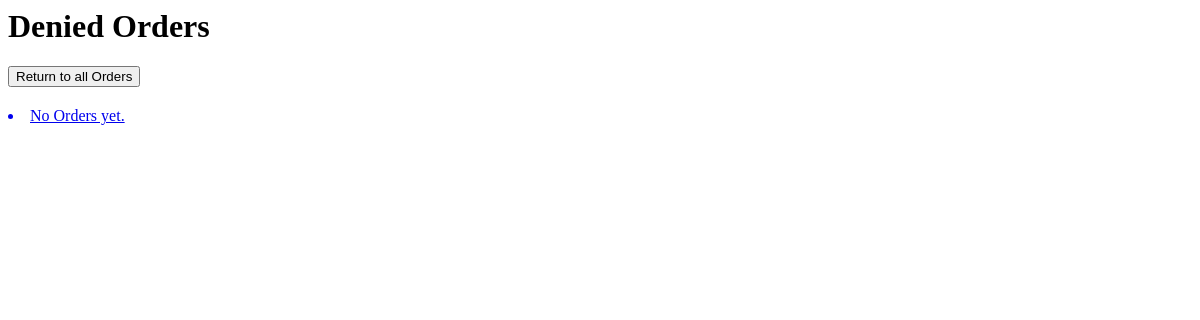
Before: /orders/denied with the older database file.
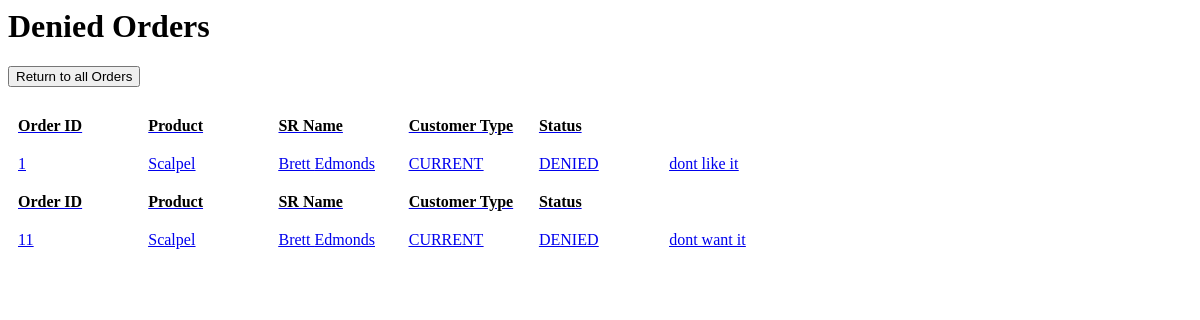
After: the same page with the newer database file.
### orders/models.py (models this page shows, shortened)
class Order(models.Model):
    def validate_true(value):
        if value is False:
            raise ValidationError("You must accept the disclaimer to submit the order.")
    product = models.ForeignKey(
        product_models.Product,
        on_delete=models.SET_NULL,
        null=True
    )
    SR_first_name = models.CharField(max_length=35)
    SR_last_name = models.CharField(max_length=35)
    SR_phone_number = models.PositiveIntegerField(validators=[MaxValueValidator(9999999999)])
    SM_first_name = models.CharField(max_length=35)
    SM_last_name = models.CharField(max_length=35)
    SR_email = models.EmailField(max_length=254)
    physician = models.CharField(max_length=70)
    hospital = models.CharField(max_length=70)
    cust_choices = ( #Choices for the customer type dropdown menu
        ("CURRENT", "Current"),
        ("NEW", "New"),
        ("CONVERSION", "Conversion")
    )
    customer_type = models.CharField(max_length=10, choices=cust_choices, default="CURRENT")
    clinical_need = models.CharField(max_length=200)
    category_choices = (
		("Cervical/Trauma", "Cervical/Trauma"),
		("Interbody Fusion and Vertebral Body Replacement", "Interbody Fusion and Vertebral Body Replacement"),
		("Thoracolumbar", "Thoracolumbar"),
		("MAST", "MAST"),
		("General Instruments", "General Instruments"),
		("New Product", "New Product")
	)
    instrument_category = models.CharField(max_length=47, choices=category_choices, null=True)
    description = models.TextField()
    size = models.CharField(max_length = 120, default = "Standard")
    quantity = models.PositiveIntegerField()
    type_choices = (
		("Simple Modification - Make from Scratch", "Simple Modification - Make from Scratch"),
		("Minor Mod to Standard Device", "Minor Mod to Standard Device"),
		("Complex Design - Requires Predicate", "Complex Design - Requires Predicate"),
		("Complex Assembly - Many Components", "Complex Assembly - Many Components"),
		("New Product", "New Product")
	)
    instrument_type = models.CharField(max_length=39, choices=type_choices, null=True, help_text=
        ("Simple Modification - Make from Scratch: $750-1250. "
        "Minor Mod to Standard Device: $1000-$2000. "
        "Complex Design - Requires Predicate: $1750-$3000. "
        "Complex Assembly - Many Components: $3000-$4500."))
    handle_choices = (
		("1.9 Inch Ball w/ Impact Cap","1.9 Inch Ball w/ Impact Cap"),
		("4.8 Inch Ergonomic Inline","4.8 Inch Ergonomic Inline"),
		("4.75 Inch Tapered w/ Impact Cap","4.75 Inch Tapered w/ Impact Cap"),
		("6 Inch Ergonomic Inline w/ Impact Cap","6 Inch Ergonomic Inline w/ Impact Cap"),
		("4 Inch Cervical Inline w/Impact Cap","4 Inch Cervical Inline w/Impact Cap"),
		("New Product", "New Product"),
		("Not Applicable", "Not Applicable")
	)
    instrument_handle = models.CharField(max_length=37, choices=handle_choices, null=True)
    disclaimer = models.BooleanField(validators=[validate_true], help_text=
        "I agree to submit this request form to my manager for approval.  If actual cost exceeds maximum price range, I will be notified with adjusted price prior to manufacturing with no obligation to continue.")
    status_choices = ( # Allowed status types
        ("SUBMITTED", "Submitted"),
        ("APPROVED", "Approved"),
        ("DENIED", "Denied"),
        ("IN PROGRESS", "In Progress"),
        ("SHIPPED", "Shipped"),
        ("COMPLETED", "Completed")
    )
    status = models.CharField(max_length=11, choices=status_choices, default="SUBMITTED")
    is_reordered = models.BooleanField(default=False)
    num_reorders = models.PositiveIntegerField(default=0)
    parent_reorder = models.ForeignKey('self', on_delete=models.SET_NULL, null=True, default=None)
    denial_reason = models.TextField(default = "")

### products/models.py (models this page shows)
class Product(models.Model):
	name = models.CharField(max_length = 360, default = "New Product")
	description = models.TextField()
	price = models.DecimalField(max_digits=100, decimal_places=2)
	image = models.ImageField(upload_to='media', default="default.jpeg")
	part_number = models.CharField(max_length = 360, default = "X0000000")
	category_choices = (
		("Cervical/Trauma", "Cervical/Trauma"),
		("Interbody Fusion and Vertebral Body Replacement", "Interbody Fusion and Vertebral Body Replacement"),
		("Thoracolumbar", "Thoracolumbar"),
		("MAST", "MAST"),
		("General Instruments", "General Instruments"),
		("New Product", "New Product")
	)
	category = models.CharField(max_length=47, choices=category_choices, null=True)
	size = models.CharField(max_length = 120, default = "Standard")
	handle_choices = (
		("1.9 Inch Ball w/ Impact Cap","1.9 Inch Ball w/ Impact Cap"),
		("4.8 Inch Ergonomic Inline","4.8 Inch Ergonomic Inline"),
		("4.75 Inch Tapered w/ Impact Cap","4.75 Inch Tapered w/ Impact Cap"),
		("6 Inch Ergonomic Inline w/ Impact Cap","6 Inch Ergonomic Inline w/ Impact Cap"),
		("4 Inch Cervical Inline w/Impact Cap","4 Inch Cervical Inline w/Impact Cap"),
		("New Product", "New Product"),
		("Not Applicable", "Not Applicable")
	)
	handle = models.CharField(max_length=37, choices=handle_choices, null=True)
	type_choices = (
		("Simple Modification - Make from Scratch", "Simple Modification - Make from Scratch"),
		("Minor Mod to Standard Device", "Minor Mod to Standard Device"),
		("Complex Design - Requires Predicate", "Complex Design - Requires Predicate"),
		("Complex Assembly - Many Components", "Complex Assembly - Many Components"),
		("New Product", "New Product")
	)
	product_type = models.CharField(max_length=39, choices=type_choices, null=True)
	num_orders = models.PositiveIntegerField(default=0)
	department = models.CharField(max_length=20, blank=True, default='')
	def __str__(self):
		return (self.name)

### orders/views.py (the view)
# urls.py: path('orders/denied', DeniedOrders.as_view(), name='denied_orders'),
class DeniedOrders(ListView): #orders/denied
    model = Order
    def get_queryset(self): #Combines filtering to denied orders and excluding dummy new order into overriding the get_queryset method
        return Order.objects.exclude(hospital = "Enter Hospital").filter(status="DENIED") #Excludes the dummy order for a new Product that new product orders are based on
    template_name='orders/denied_order_list.html' #Selects which html template to pass the context to

### orders/templates/orders/denied_order_list.html (shortened to what this page needs)
<h1>Denied Orders</h1>
<h2><a href="/orders/"><button type="button">Return to all Orders</button</a></h2>
{% for order in object_list %}
    <table>
    <thead>
        <tr>
        <th>Order ID</th>
        <th>Product</th>
        <th>SR Name</th>
        <th>Customer Type</th>
        <th>Status</th>
        <th></th>
        </tr>
    </thead>
    <tbody>
    <tr>
        <td><a href="/orders/{{ order.id }}">{{ order.id }}</a></td>
        <td><a href="/orders/{{ order.id }}">{{ order.product }}</a></td>
        <td><a href="/orders/{{ order.id }}">{{ order.SR_first_name }} {{ order.SR_last_name }}</a></td>
        <td><a href="/orders/{{ order.id }}">{{ order.customer_type }}</a></td>
        <td><a href="/orders/{{ order.id }}">{{ order.status }}</a></td>
        <td><a href="/orders/{{ order.id }}">{{ order.denial_reason }}</a></td>
        </tr>
    </tbody>
    </table>
{% empty %}
    <li>No Orders yet.</li>
{% endfor %}

Changed rows visible on the page:
now on this page (row edited): Order: id "1", product "Scalpel", SR_first_name "Brett", SR_last_name "Edmonds", customer_type "CURRENT", status "DENIED", denial_reason "dont like it"
added Order: id "11", product "Scalpel", SR_first_name "Brett", SR_last_name "Edmonds", customer_type "CURRENT", status "DENIED", denial_reason "dont want it"
Other visible differences:
text no longer shown: "No Orders yet."
